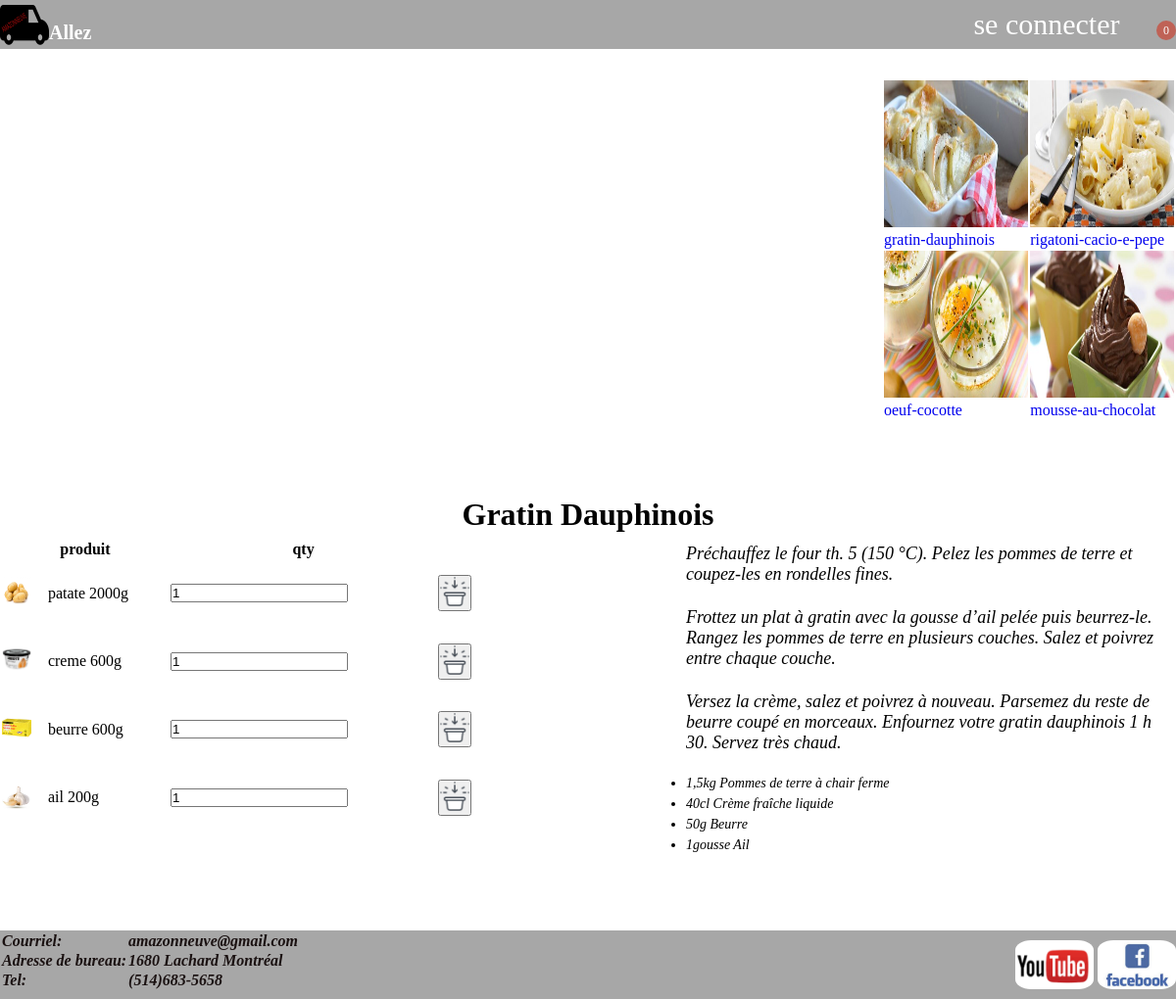
Page /recette/ on the committed database.
### gestion_vente/models.py (models this page shows)
class Produit(models.Model):
    nomProduit = models.CharField(verbose_name='Nom du Produit', max_length=20)
    typeProduit = models.CharField(verbose_name='type du produit', max_length=20, default="produit")
    prixUnitair = models.DecimalField(verbose_name="Prix Unitaire", max_digits=10, decimal_places=2, default=0)
    lienPhoto = models.CharField(verbose_name='lien photo', max_length=100, default="")
    def __str__(self) -> str:
        return self.nomProduit

### gestion_vente/views.py (the view, shortened to what this page needs)
# urls.py: path("recette/", views.recette, name="recette"),
def recette(request):
    nom = get_nom()
    nbr = get_nbr()
    recette_choix = int(request.GET.get("r", "0"))
    liste_ingredients = []
    for ingre in recettes.liste[recette_choix].produits:
        ingredient = models.Produit.objects.filter(id=ingre).first()
        liste_ingredients.append(ingredient)
    if request.method == "GET":
        content = {
            "recette": recettes.liste[recette_choix],
            "nom": nom,
            "nbr": nbr,
            "liste_ingredients": liste_ingredients,
        }
        return render(request, "recette.html", content)

### gestion_vente/views.py (called while the page is built)
def get_nom():
    nom = '<a href="/compte/login/">se connecter</a></span></li></ul>'
    if m.client:
        nom = f'<img src="/static/imgs/connexion.png" alt="">{m.client.compte}</span></li><ul>\
                <li><a href="/compte/info/">profile</a></li><li><a href="/compte/histoire/">mes commandes</a></li>\
                <li><a href="/compte/deconnecter/">déconnection</a></li></ul></ul>'
    nom = mark_safe(nom)
    return nom

def get_nbr():
    nbr = models.LignePanier.objects.filter(nomCompte_id="VISITEUR").count()
    if m.client:
        nbr = models.LignePanier.objects.filter(nomCompte_id=m.client.compte).count()
    return nbr

### gestion_vente/templates/recette.html (shortened to what this page needs)
{% extends "layout.html" %}
{% block content %}
<div class="recette w">
    <div class="up">
        <div class="video">
        </div>
        <div class="autre">
          <table>
            <tr>
              <td><a href="?r=0"><img src="/static/imgs/gratin-dauphinois.jpeg" alt="gratin-dauphinois" title="gratin-dauphinois"><figcaption>gratin-dauphinois</figcaption></a></td>
              <td><a href="?r=1"><img src="/static/imgs/rigatoni-cacio-e-pepe.jpeg" alt="rigatoni-cacio-e-pepe" title="rigatoni-cacio-e-pepe"><figcaption>rigatoni-cacio-e-pepe</figcaption></a></td>
            </tr>
            <tr>
              <td> <a href="?r=2"><img src="/static/imgs/oeuf-cocotte.jpeg" alt="oeuf-cocotte" title="oeuf-cocotte"><figcaption>oeuf-cocotte</figcaption></a></td>
              <td><a href="?r=3"><img src="/static/imgs/mousse-au-chocolat.jpeg" alt="mousse-au-chocolat" title="mousse-au-chocolat"><figcaption>mousse-au-chocolat</figcaption></a></td>
            </tr>
          </table>
        </div>
        <h1 class="titre">
            {{ recette.nom }}
        </h1>
    </div>
    <div class="down">
        <div class="ingredients">
          <table>
            <thead>
                <th colspan="2">produit</th>
                <th>qty</th>
            </thead>
            <tbody>
                {% for line in liste_ingredients %}
                <tr>
                  <td><img src="{{ line.lienPhoto }}" alt=""></td>
                  <td>{{ line }}</td>
                  <form action="" method="post">
                    <td><input type="number" value=1 name="{{ line.id }}"></td>
                    <td>
                      <button class="btn_acheter" type="submit">
                        <img class="img_char" src="/static/imgs/chario.png">
                      </button>
                    </form>
                </tr>
                {% endfor %}
                </tbody>
              </table>
              </div>
        <div class="preparation">
          {{recette.preparation}}
        </div>
    </div>
</div>
{% endblock %}

### gestion_vente/static/css/layout.css (style rules this page uses)
* { margin: 0; padding: 0; }
.w { width: 1200px; margin: auto; min-height: 800px; }
a { text-decoration: none; }
li { list-style: none; }
.nav a { color: white; text-decoration: none; display: inline-block; height: 50px; line-height: 50px; font-size: 30px; }
.recette { height: 900px; }
.recette .up { height: 500px; }
.up .video { float: left; width: 800px; height: 450px; }
.up .autre { float: right; width: 300px; height: 450px; }
.up .autre table { margin-top: 30px; }
.up .autre table td { width: 150px; height: 150px; }
.up .autre table img { width: 100%; height: 100%; }
.up .titre { float: left; width: 100%; height: 50px; text-align: center; line-height: 50px; }
.recette .down { float: left; height: 400px; width: 1200px; }
.down .preparation { float: right; width: 500px; }
.down .preparation ol li { margin-top: 5px; font-size: 18px; font-style: italic; }
.down .preparation ul li { list-style: revert; margin-top: 5px; font-size: 14px; font-style: italic; }
.down .ingredients { float: left; height: 400px; width: 300px; }
.down .ingredients table { width: 500px; height: 300px; }
.down .ingredients img { width: 30px; height: 30px; }

### rows in the picture
Produit: lienPhoto (picture), nomProduit "patate 2000g"
Produit: lienPhoto (picture), nomProduit "creme 600g"
Produit: lienPhoto (picture), nomProduit "beurre 600g"
Produit: lienPhoto (picture), nomProduit "ail 200g"

### other values in the picture
{{ nbr }} "0"
{{ nom }} "se connecter"
{{ recette.nom }} "Gratin Dauphinois"
